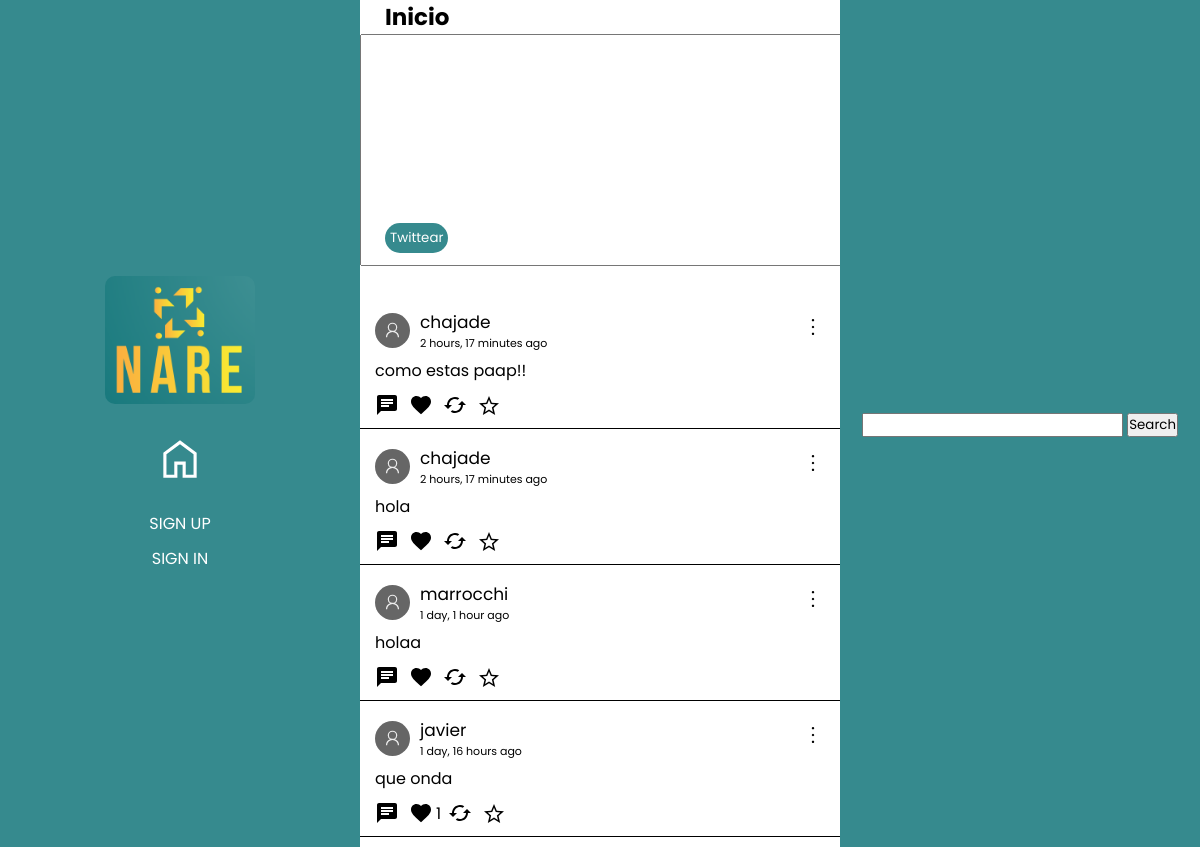
/, run on an earlier commit of the app's database.
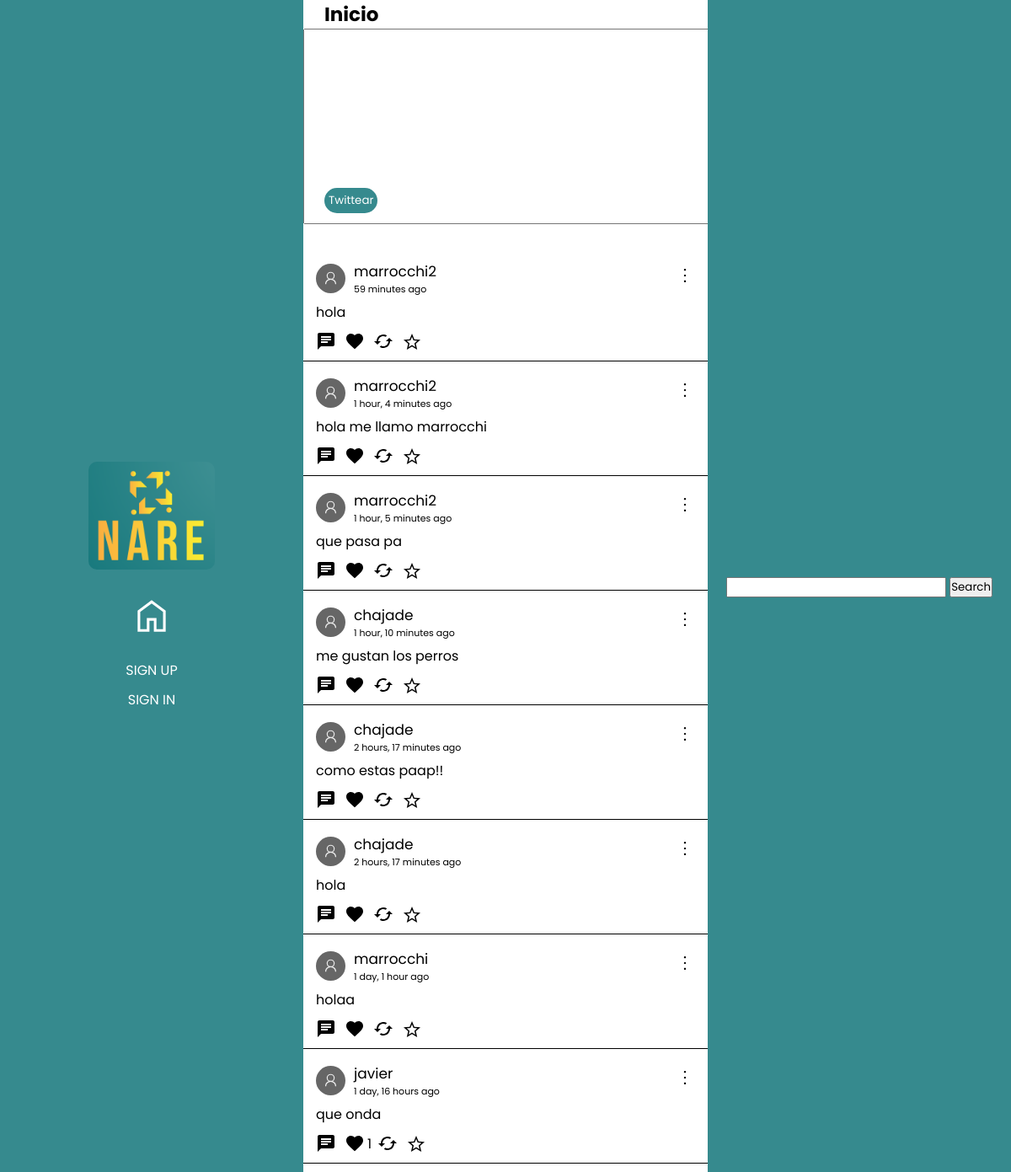
And on a later commit of the database.
### tweets/models.py (models this page shows)
class Tweet(models.Model):
    user = models.ForeignKey(User, null=True, on_delete=models.CASCADE)
    content = models.TextField(max_length=180)
    created_at = models.DateTimeField(auto_now_add=True)
    likes = models.IntegerField(default=0)
    likes_users = models.ManyToManyField(User, related_name="likes_tweets")
    retweets = models.IntegerField(default=0)
    parent_tweet = models.IntegerField(null=True)

### tweets/views.py (the view)
# urls.py: path('', views.globalFeed, name='globalFeed'),
def globalFeed(request):
    profile = None
    tweets = Tweet.objects.all().filter(parent_tweet = None)
    if request.user.is_authenticated:
        profile = Profiles.objects.get(user=request.user)
    return render(request, 'globalFeed.html',{
            'form': forms.postTweet,
            'tweets': tweets,
            'profile': profile
    })

### tweets/templates/globalFeed.html (shortened to what this page needs)
{% extends 'base.html' %}  {% load static %}
    {% block content %}
    <link rel="stylesheet" href="{% static 'globalFeed.css' %}" />
    <link rel="stylesheet" href="{% static 'User.css' %}" />
    <div class="container-1">
        <h1 class="feedTitle">Inicio</h1>
        <form action="{% url 'postTweet' %}" method="POST" class="postTweetForm">
            <textarea name="content" cols="55" rows="10" required="" id="id_content" spellcheck="false"></textarea>
            <button>
                Twittear
            </button>
        </form>
    </div>
        <div class="tweets">
            {% for tweet in tweets %}
                {% include 'Tweet.html' %}
            {% endfor %}
{% endblock content %}

### tweets/templates/Tweet.html (shortened to what this page needs)
<a href="{% url 'tweetDetails' tweet.id %}" class="tweet">
    <div class="div-content" id="{{tweet.id}}">
        <div class="tweetHead">
            <div class="fotoPerfil">
                <form action="{% url 'myProfile' tweet.user.username %}" class="formName">
                    <button class="usernameTweet">{{tweet.user.username}}</button>
                    <p class="timeAgo">{{tweet.created_at|timesince}} ago</p>
                </form>
            </div>
            <div class="tweetOptions">
                <button  class="optionButtons" data="true"></button>
            </div>
        </div>
        <span class="tweetMessage">{{tweet.content}}</span>
        <div class="buttons">
            <button class="msgButton" id="{{tweet.id}}">
                    <svg class="msgSvg" xmlns="http://www.w3.org/2000/svg" height="24px" viewBox="0 0 24 24" width="24px" fill="#000000">
                        <path d="M0 0h24v24H0z" fill="none"/>
                        <path d="M20 2H4c-1.1 0-1.99.9-1.99 2L2 22l4-4h14c1.1 0 2-.9 2-2V4c0-1.1-.9-2-2-2zM6 9h12v2H6V9zm8 5H6v-2h8v2zm4-6H6V6h12v2z"/>
                    </svg>
                </button>
                <form action="{% url 'like' tweet.id %}" class="likeForm">
                    <button class="likeBtn">
                    </button>
                    {% if tweet.likes != 0 %}
                    <p>{{tweet.likes}}</p>
                    {% endif %}
                </form>
                <form>
                    <button>
                    </button>
                </form>
                <form action="{% url 'keepTweets' tweet.id %}">
                    <button>
                        {% if tweet in profile.keeps.all %}
                            <svg class="keepSvg saved" xmlns="http://www.w3.org/2000/svg" height="24px" viewBox="0 96 960 960" width="24px"><path fill="rgb(211, 165, 15)" d="m323 851 157-94 157 95-42-178 138-120-182-16-71-168-71 167-182 16 138 120-42 178Zm-90 125 65-281L80 506l288-25 112-265 112 265 288 25-218 189 65 281-247-149-247 149Zm247-355Z"/></svg>
                        {% else %}
                            <svg class="keepSvg" xmlns="http://www.w3.org/2000/svg" height="24px" viewBox="0 96 960 960" width="24px"><path d="m323 851 157-94 157 95-42-178 138-120-182-16-71-168-71 167-182 16 138 120-42 178Zm-90 125 65-281L80 506l288-25 112-265 112 265 288 25-218 189 65 281-247-149-247 149Zm247-355Z"/></svg>
                        {% endif %}
                    </button>
                </form>
            </div>
        </a>
    </div>

What changed in the data, as far as the page shows it:
added Tweet: user.username "chajade", created_at "1 hour, 10 minutes", content "me gustan los perros"
added Tweet: user.username "marrocchi2", created_at "1 hour, 5 minutes", content "que pasa pa"
added Tweet: user.username "marrocchi2", created_at "1 hour, 4 minutes", content "hola me llamo marrocchi"
added Tweet: user.username "marrocchi2", created_at "59 minutes", content "hola"
